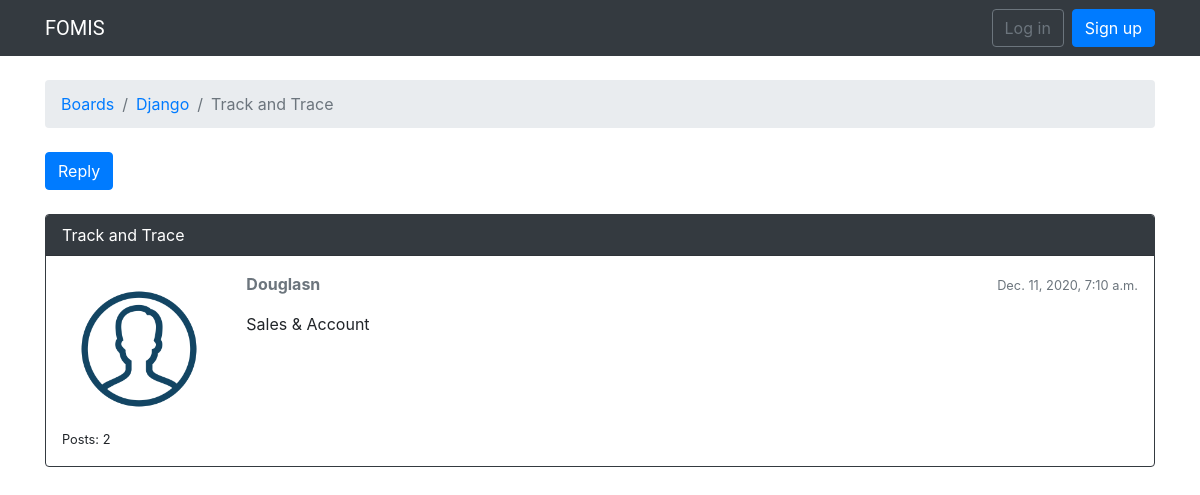
The app's page /boards/1/topics/112/ with its own data.
### boards/models.py (models this page shows, shortened)
class Topic(models.Model):
    subject = models.CharField(max_length=255)
    board = models.ForeignKey(Board, on_delete= models.CASCADE, related_name='topics')
    starter = models.ForeignKey(User, on_delete= models.CASCADE, related_name='topics')
    last_updated = models.DateTimeField(auto_now_add=True)
    views = models.PositiveIntegerField(default=0)

class Board(models.Model):
    name = models.CharField(max_length=30, unique=True)
    description = models.CharField(max_length=100)

class Post(models.Model):
    message = models.TextField(max_length=4000)
    topic = models.ForeignKey(Topic, on_delete= models.CASCADE, related_name='posts')
    created_at = models.DateTimeField(auto_now_add=True)
    updated_at = models.DateTimeField(null=True)
    created_by = models.ForeignKey(User, on_delete= models.CASCADE, related_name='posts')
    updated_by = models.ForeignKey(User, on_delete= models.CASCADE, null=True, related_name='+')

### boards/views.py (the view)
# urls.py: re_path('^boards/(?P<pk>\d+)/topics/(?P<topic_pk>\d+)/$', views.topic_posts, name='topic_posts'),
def topic_posts(request, pk, topic_pk):
    topic = get_object_or_404(Topic, board__pk=pk, pk=topic_pk)
    topic.views += 1
    topic.save()
    return render(request, 'topic_posts.html', {'topic': topic})

### templates/topic_posts.html (shortened to what this page needs)
{% extends 'base.html' %}
{% load static %}
{% block breadcrumb %}
  <li class="breadcrumb-item"><a href="{% url 'home' %}">Boards</a></li>
  <li class="breadcrumb-item"><a href="{% url 'board_topics' topic.board.pk %}">{{ topic.board.name }}</a></li>
  <li class="breadcrumb-item active">{{ topic.subject }}</li>
{% endblock %}
{% block content %}
  <div class="mb-4">
    <a href="{% url 'reply_topic' topic.board.pk topic.pk %}" class="btn btn-primary" role="button">Reply</a>
  </div>
  {% for post in topic.posts.all %}
    <div class="card mb-2 {% if forloop.first %}border-dark{% endif %}">
      {% if forloop.first %}
        <div class="card-header text-white bg-dark py-2 px-3">{{ topic.subject }}</div>
      {% endif %}
      <div class="card-body p-3">
        <div class="row">
          <div class="col-2">
            <img src="{% static 'img/iconfinder_avatar_1814089.png' %}" alt="{{ post.created_by.username }}" class="w-100">
            <small>Posts: {{ post.created_by.posts.count }}</small>
          </div>
          <div class="col-10">
            <div class="row mb-3">
              <div class="col-6">
                <strong class="text-muted">{{ post.created_by.username }}</strong>
              </div>
              <div class="col-6 text-right">
                <small class="text-muted">{{ post.created_at }}</small>
              </div>
            </div>
            {{ post.message }}
          </div>
        </div>
      </div>
    </div>
  {% endfor %}
{% endblock %}

### records on screen
Topic: board.name "Django", subject "Track and Trace"
Post: created_by.posts.count "2", created_by.username "Douglasn", created_at "Dec. 11, 2020, 7:10 a.m.", message "Sales & Account"
